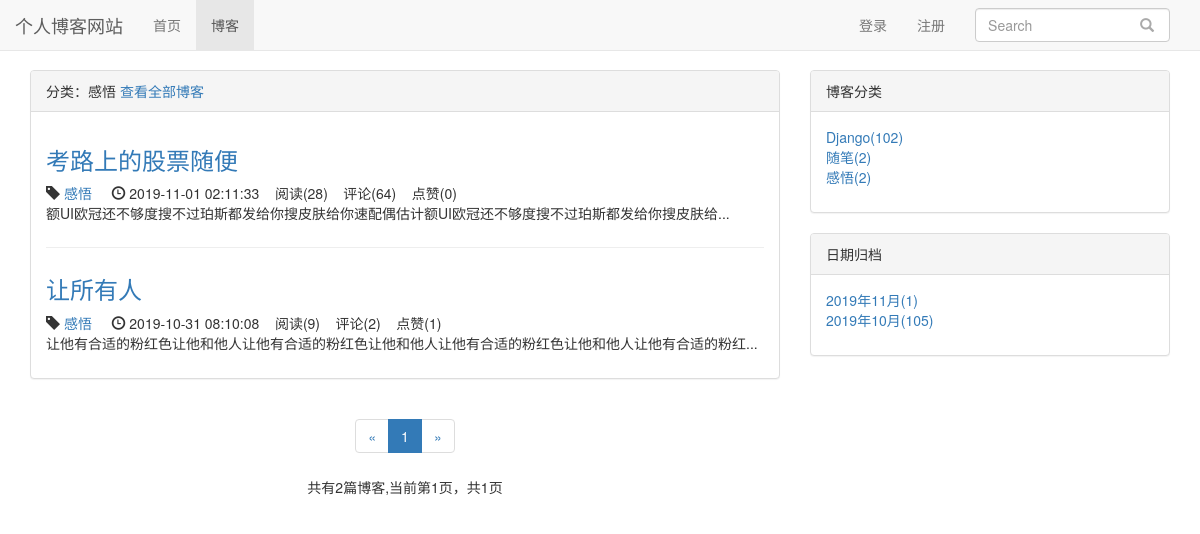
Page /blog/type/3 on the committed database.
### blog/models.py (models this page shows, shortened)
class BlogType(models.Model):
    type_name = models.CharField(max_length=15)
    def __str__(self):
        return self.type_name

class Blog(models.Model, ReadNumExpendMethod):
    title = models.CharField(max_length=50, verbose_name='标题')
    blog_type = models.ForeignKey(BlogType, on_delete=models.CASCADE, verbose_name='博客分类')
    content = RichTextUploadingField()
    author = models.ForeignKey(User, on_delete=models.CASCADE, verbose_name='作者')
    read_details = GenericRelation(ReadDetail)
    create_time = models.DateTimeField(auto_now_add=True, verbose_name='创建时间')
    last_update_time = models.DateTimeField(auto_now=True, verbose_name='最后更新时间')
    '''
    def get_read_num(self):
        try:
            return self.readnum.read_num
        except exceptions.ObjectDoesNotExist:
            return 0
    '''
    class Meta:
        ordering = ['-create_time']

### read_account/models.py (models this page shows)
class ReadNum(models.Model):
    read_num = models.IntegerField(default=0)
    content_type = models.ForeignKey(ContentType, on_delete=models.CASCADE)
    object_id = models.PositiveIntegerField()
    content_object = GenericForeignKey('content_type', 'object_id')

### likes/models.py (models this page shows)
class LikeCount(models.Model):
    content_type = models.ForeignKey(ContentType, on_delete=models.CASCADE, related_name='Likecount')
    object_id = models.PositiveIntegerField()
    content_object = GenericForeignKey('content_type', 'object_id')
    liked_num = models.IntegerField(default=0)

### blog/views.py (the view)
# urls.py: path('type/<int:blog_type_pk>', views.blogs_with_type, name="blogs_with_type"),
def blogs_with_type(request, blog_type_pk):
    blog_type = get_object_or_404(BlogType, pk=blog_type_pk)
    blogs_all_list = Blog.objects.filter(blog_type=blog_type)
    context = get_blog_list_common_data(request, blogs_all_list)
    context['blog_type'] = blog_type
    return render(request, "blog/blogs_with_type.html", context)

### user/forms.py (shortened to what this page needs)
class LoginForm(forms.Form):
    username_or_email = forms.CharField(label='用户名或邮箱   ', \
                               widget=forms.TextInput( \
                                            attrs={'class': 'form-control', 'placeholder': '请输入用户名或邮箱'}))
    password = forms.CharField(label='密码', \
                               widget=forms.PasswordInput(  \
                                            attrs={'class': 'form-control', 'placeholder': '请输入密码'}))

### comment/templatetags/comment_tags.py (called while the page is built)
@register.simple_tag
def get_comment_count(obj):
    content_type = ContentType.objects.get_for_model(obj)
    return Comment.objects.filter(content_type=content_type, object_id=obj.pk).count()

### likes/templatetags/likes_tags.py (called while the page is built)
@register.simple_tag
def get_like_count(obj):
    content_type = ContentType.objects.get_for_model(obj)
    like_count, created = LikeCount.objects.get_or_create(content_type=content_type, object_id=obj.pk)
    return like_count.liked_num

### read_account/models.py (called while the page is built)
    def get_read_num(self):
        try:
            ct = ContentType.objects.get_for_model(self)
            readnum = ReadNum.objects.get(content_type=ct, object_id=self.pk)
            return readnum.read_num
        except exceptions.ObjectDoesNotExist:
            return 0

### user/context_processors.py (called while the page is built)
def login_modal_form(request):
    return {'login_modal_form': LoginForm()}

### blog/templates/blog/blogs_with_type.html (shortened to what this page needs)
{% extends 'blog/blog_list.html' %}
{% block blog_list_title %}
    分类：{{ blog_type.type_name }}
    <a href="{% url 'blog_list' %}">查看全部博客</a>
{% endblock %}

### blog/templates/blog/blog_list.html (shortened to what this page needs)
{% extends 'base.html' %}
{% block nav_blog_active %}
    active
{% endblock %}
{% load staticfiles %}
{% load comment_tags %}
{% load likes_tags %}
{% block header_extends %}
    <link rel="stylesheet" type="text/css" href="{% static 'blog.css' %}">
{% endblock %}
{% block content %}
    <div class="container">
        <div class="row">
            <div class="col-xs-12 col-sm-8 col-md-8">
                <div class="panel panel-default">
                    <div class="panel-heading">{% block blog_list_title %}博客列表{% endblock %}</div>
                    <div class="panel-body">
                         {% for blog in blogs %}
                         <div class="blog">
                            <h3><a href="{% url 'blog_detail' blog.pk %}">{{ blog.title }}</a></h3>
                            <p class="blog-info">
                                <span class="glyphicon glyphicon-tag"></span> <a href="{% url 'blogs_with_type' blog.blog_type.pk %}">{{ blog.blog_type }}</a>
                                <span class="glyphicon glyphicon-time"></span> {{ blog.create_time|date:"Y-m-d H:n:s" }}&nbsp;&nbsp;&nbsp;
                                阅读({{ blog.get_read_num }})&nbsp;&nbsp;&nbsp;
                                评论({% get_comment_count blog %})&nbsp;&nbsp;&nbsp;
                                点赞({% get_like_count blog %})
                            </p>
                            <p>{{ blog.content|striptags|truncatechars_html:50 }}...</p>
                         </div>
                        {% empty %}
                            <div class="blog">
                                <h3>暂无博客，敬请期待</h3>
                            </div>
                        {% endfor %}
                    </div>
                </div>
                <div class="paginator">
                    <ul class="pagination">
                        <li>
                            {% if page_of_blogs.has_previous %}
                                <a href="?page={{ page_of_blogs.previous_page_number }}" aria-label="Previous">
                                    <span aria-hidden="true">&laquo;</span>
                                </a>
                            {% else %}
                                <span aria-hidden="true">&laquo;</span>
                            {% endif %}
                        </li>
                        {% for page_num in page_range %}
                            {% if page_num == page_of_blogs.number %}
                                <li class="active"><span>{{ page_num }}</span></li>
                            {% else %}
                                {% if page_num == '...' %}
                                    <li><span>{{ page_num }}</span></li>
                                {% else %}
                                    <li><a href="?page={{ page_num }}">{{ page_num }}</a></li>
                                {% endif %}
                            {% endif %}
                        {% endfor %}
                        <li>
                            {% if page_of_blogs.has_next %}
                                <a href="?page={{ page_of_blogs.next_page_number }}" aria-label="Next">
                                    <span aria-hidden="true">&raquo;</span>
                                </a>
                            {% else %}
                                <span aria-hidden="true">&raquo;</span>
                            {% endif %}
                        </li>
                    </ul>
                    <p>
                        共有{{ page_of_blogs.paginator.count }}篇博客,当前第{{ page_of_blogs.number }}页，共{{ page_of_blogs.paginator.num_pages }}页
                    </p>
                </div>
            </div>
            <div class="hidden-xs col-sm-4 col-md-4">
                <div class="panel panel-default">
                  <div class="panel-heading">博客分类</div>
                  <div class="panel-body">
                    <ul class="blog-types">
                    {% for blog_type in blog_types %}
                        <li>
                            <a href="{% url 'blogs_with_type' blog_type.pk %}">
                                {{ blog_type.type_name }}({{ blog_type.blog_count }})
                            </a>
                        </li>
                    {% empty %}
                        <li>暂无分类</li>
                    {% endfor %}
                    </ul>
                  </div>
                </div>
                <div class="panel panel-default">
                  <div class="panel-heading">日期归档</div>
                  <div class="panel-body">
                    <ul class="blog-types">
                        {% for blog_date, blog_count in blog_dates.items %}
                            <li>
                                <a href="{% url 'blogs_with_date' blog_date.year blog_date.month %}">
                                    {{ blog_date|date:"Y年m月" }}({{ blog_count }})
                                </a>
                            </li>
                        {% endfor %}
                    </ul>
                  </div>
                </div>
            </div>
        </div>
    </div>
{% endblock %}

### templates/base.html (shortened to what this page needs)
{% load staticfiles %}
{% load notifications_tags %}
<!DOCTYPE html>
<html lang="zh-CN">
<head>
    <link rel="stylesheet" type="text/css" href="/static/base.css">
    <link rel="stylesheet" type="text/css" href="{% static 'bootstrap-3.3.7/css/bootstrap.min.css' %}">
    {% block header_extends %}{% endblock %}
</head>
<body>
    <div class="navbar navbar-default navbar-fixed-top" role="navigation">
        <div class="container-fluid">
            <div class="navbar-header">
                <a class="navbar-brand" href="{% url 'home' %}">个人博客网站</a>
            </div>
            <div id="navbar-collapse" class="collapse navbar-collapse">
                <ul class="nav navbar-nav">
                    <li class="{% block nav_home_active %}{% endblock %}">
                        <a href="{% url 'home' %}">首页</a>
                    </li>
                    <li class="{% block nav_blog_active %}{% endblock %}">
                        <a href="{% url 'blog_list' %}">博客</a>
                    </li>
                </ul>
                <ul class="nav navbar-nav navbar-right">
                    {% if not user.is_authenticated %}
                        <li>
                            {% if request.GET.from %}
                                <a href="{% url 'login' %}?from={{ request.GET.from }}">登录</a>
                            {% else %}
                                <a href="{% url 'login' %}?from={{ request.get_full_path }}">登录</a>
                            {% endif %}
                        </li>
                        <li>
                            {% if request.GET.from %}
                                <a href="{% url 'register' %}?from={{ request.GET.from }}">注册</a>
                            {% else %}
                                <a href="{% url 'register' %}?from={{ request.get_full_path }}">注册</a>
                            {% endif %}
                        </li>
                    {% endif %}
                    <li>
                        <form class="navbar-form search-form" action="{% url 'search' %}">
                            <div class="form-group">
                                <input type="text" name="wd" class="form-control" placeholder="Search">
                            </div>
                            <button type="submit" class="btn btn-default">
                                <span class="glyphicon glyphicon-search"></span>
                            </button>
                        </form>
                    </li>
                </ul>
            </div>
        </div>
    </div>
    {% block content %}{% endblock %}
</body>
</html>

### static/base.css (style rules this page uses)
* { margin: 0; padding: 0; }
body { margin-top: 70px!important; }
ul { list-style-type: none!important; }
ul.navbar-right { margin-right: 0; }
.search-form button[type="submit"] { background: none; border: none; margin-left: -3em; color: #aaa; }

### blog/static/blog.css (style rules this page uses)
ul.blog-types { list-style-type: none; }
div.blog:not(:last-child) { margin-bottom: 2em; padding-bottom: 1em; border-bottom: 1px solid #eee; }
div.blog p.blog-info { margin-bottom: 0px; }
div.paginator { text-align: center; }
ul.navbar-right { margin-right: 0; }

### rows in the picture
BlogType: type_name "感悟", blog_count "2"
Blog: title "考路上的股票随便", blog_type "感悟", create_time "2019-11-01 02:11:33", get_read_num "28", id "64", id.liked_num "0", content "额UI欧冠还不够度搜不过珀斯都发给你搜皮肤给你速配偶估计额UI欧冠还不够度搜不过珀斯都发给你搜皮肤给"
Blog: title "让所有人", blog_type "感悟", create_time "2019-10-31 08:10:08", get_read_num "9", id "2", id.liked_num "1", content "让他有合适的粉红色让他和他人让他有合适的粉红色让他和他人让他有合适的粉红色让他和他人让他有合适的粉红"
BlogType: type_name "Django", blog_count "102"
BlogType: type_name "随笔", blog_count "2"

### other values in the picture
{{ page_num }} "1"
{{ page_of_blogs.paginator.count }} "2"
{{ page_of_blogs.number }} "1"
{{ page_of_blogs.paginator.num_pages }} "1"
{{ blog_date|date:"Y年m月" }} "2019年11月" "2019年10月"
{{ blog_count }} "1" "105"
